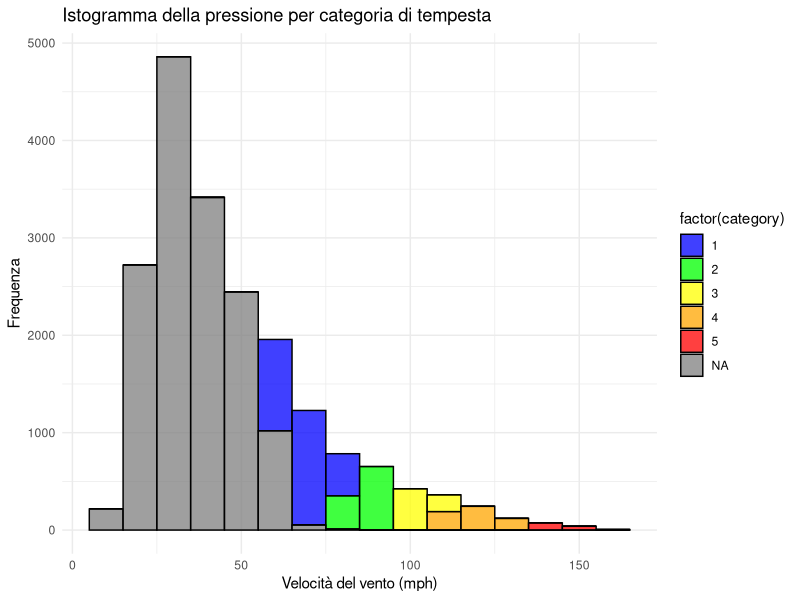
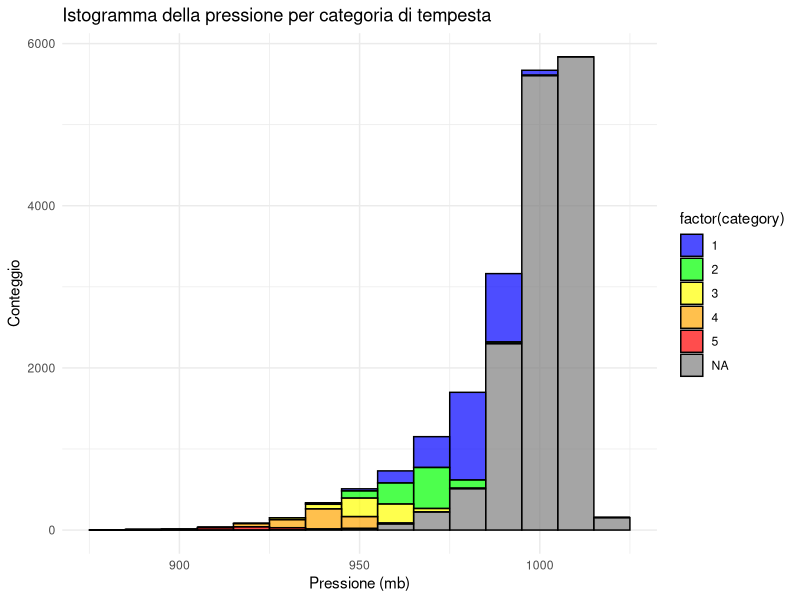
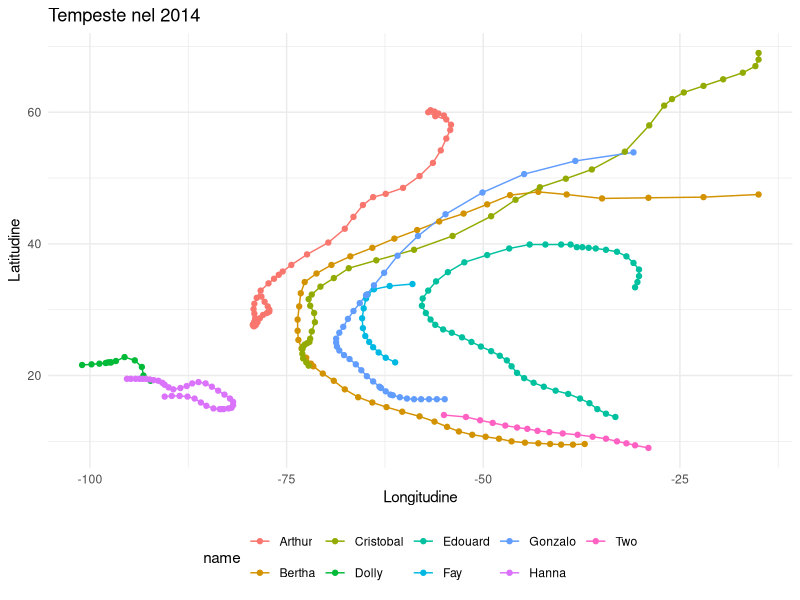

The R script that drew these images, in order:
# install.packages("dplyr") # Uncomment to install the dplyr package
# install.packages("ggplot2") # Uncomment to install the ggplot2 package

# Load required libraries
library(dplyr)
library(ggplot2)

str(storms)
unique(storms$category)

# Category colors
category_colors <- c(
  "NA" = "gray",
  "1" = "blue",
  "2" = "green",
  "3" = "yellow",
  "4" = "orange",
  "5" = "red"
)

# Histogram of wind speeds by storm category
ggplot(storms, aes(x = wind, fill = factor(category))) +
  geom_histogram(binwidth = 10, color = "black", alpha = 0.75) +
  labs(title = "Istogramma della pressione per categoria di tempesta",
       x = "Velocità del vento (mph)",
       y = "Frequenza") +
  theme_minimal() +
  scale_fill_manual(values = category_colors)

# Create the histogram of pressure
ggplot(storms, aes(x = pressure, fill = factor(category))) +
  geom_histogram(binwidth = 10, color = "black", alpha = 0.7) +
  labs(title = "Istogramma della pressione per categoria di tempesta",
       x = "Pressione (mb)",
       y = "Conteggio") +
  theme_minimal() +
  scale_fill_manual(values = category_colors)

# Filter data for storms from 2014
storms_2014 <- storms %>%
  filter(year == 2014)

# Plot the position track of each storm
ggplot(storms_2014, aes(x = long, y = lat, color = name)) +
  geom_path() +  # Use geom_path to connect the points and show the track
  geom_point() +  # Plot points for each storm position
  labs(title = "Tempeste nel 2014",
       x = "Longitudine",
       y = "Latitudine") +
  theme_minimal() +
  theme(legend.position = "bottom")

# Identify the storm that made it the furthest North
furthest_north_storm <- storms_2014 %>%
  group_by(name) %>%
  summarize(max_lat = max(lat, na.rm = TRUE)) %>%
  arrange(desc(max_lat)) %>%
  slice(1)

# Print the name of the storm that made it the furthest North
furthest_north_storm
